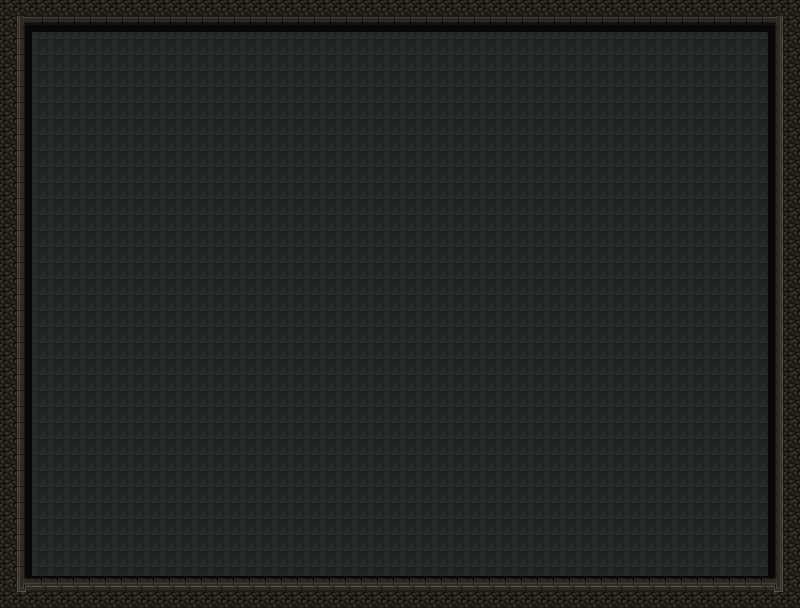

The image is a tile-based game level rendered from a .tmx file. Its description and source (layers, tilesets, objects; grid data summarised) follow:
An orthogonal 50x38 tile map with 16x16 px tiles, 1 tile layer (Calque de Tuiles 1).

<map version="1.5" tiledversion="1.6.0" orientation="orthogonal" renderorder="right-down" width="50" height="38" tilewidth="16" tileheight="16" infinite="0" nextlayerid="2" nextobjectid="1">
 <tileset firstgid="1" source="mainlevbuild.tsx" />
 <layer id="1" name="Calque de Tuiles 1" width="50" height="38">
  <data>[1900 cells, 1900 non-empty, 10 distinct tile ids]</data>
 </layer>
</map>
